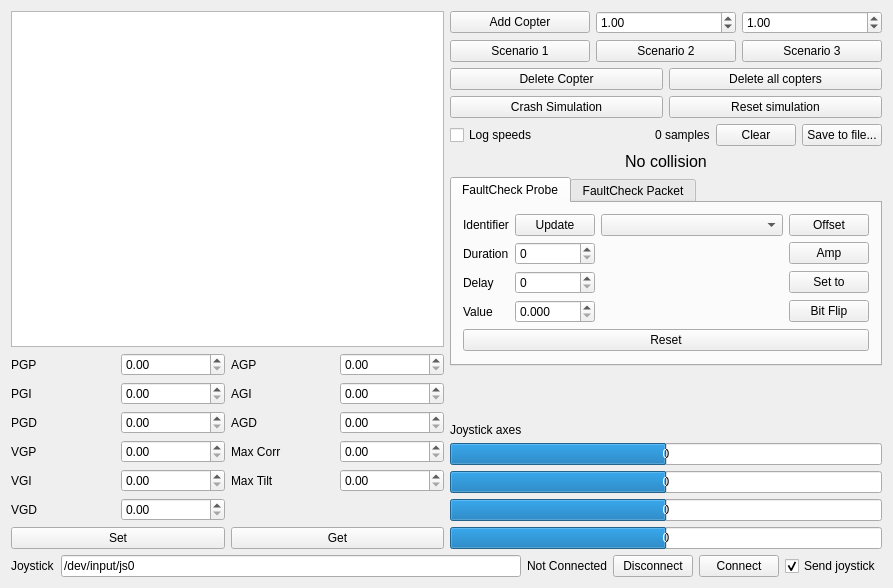
<?xml version="1.0" encoding="UTF-8"?>
<ui version="4.0">
 <class>MainWindow</class>
 <widget class="QMainWindow" name="MainWindow">
  <property name="geometry">
   <rect>
    <x>0</x>
    <y>0</y>
    <width>893</width>
    <height>588</height>
   </rect>
  </property>
  <property name="windowTitle">
   <string>CopterSimGUI</string>
  </property>
  <widget class="QWidget" name="centralWidget">
   <layout class="QVBoxLayout" name="verticalLayout_3">
    <item>
     <layout class="QHBoxLayout" name="horizontalLayout_8">
      <item>
       <layout class="QVBoxLayout" name="verticalLayout_2">
        <item>
         <widget class="QTableView" name="copterTableView">
          <property name="enabled">
           <bool>true</bool>
          </property>
          <property name="sizePolicy">
           <sizepolicy hsizetype="Expanding" vsizetype="Expanding">
            <horstretch>0</horstretch>
            <verstretch>0</verstretch>
           </sizepolicy>
          </property>
          <property name="editTriggers">
           <set>QAbstractItemView::NoEditTriggers</set>
          </property>
          <property name="selectionMode">
           <enum>QAbstractItemView::SingleSelection</enum>
          </property>
         </widget>
        </item>
        <item>
         <layout class="QGridLayout" name="gridLayout_2">
          <item row="0" column="0">
           <widget class="QLabel" name="label_7">
            <property name="text">
             <string>PGP</string>
            </property>
           </widget>
          </item>
          <item row="0" column="1">
           <widget class="QDoubleSpinBox" name="paramPgpBox">
            <property name="maximum">
             <double>1000.000000000000000</double>
            </property>
            <property name="singleStep">
             <double>0.100000000000000</double>
            </property>
           </widget>
          </item>
          <item row="0" column="2">
           <widget class="QLabel" name="label_13">
            <property name="text">
             <string>AGP</string>
            </property>
           </widget>
          </item>
          <item row="0" column="3">
           <widget class="QDoubleSpinBox" name="paramAgpBox">
            <property name="maximum">
             <double>1000.000000000000000</double>
            </property>
            <property name="singleStep">
             <double>0.100000000000000</double>
            </property>
           </widget>
          </item>
          <item row="1" column="0">
           <widget class="QLabel" name="label_8">
            <property name="text">
             <string>PGI</string>
            </property>
           </widget>
          </item>
          <item row="1" column="1">
           <widget class="QDoubleSpinBox" name="paramPgiBox">
            <property name="maximum">
             <double>1000.000000000000000</double>
            </property>
            <property name="singleStep">
             <double>0.100000000000000</double>
            </property>
           </widget>
          </item>
          <item row="1" column="2">
           <widget class="QLabel" name="label_14">
            <property name="text">
             <string>AGI</string>
            </property>
           </widget>
          </item>
          <item row="1" column="3">
           <widget class="QDoubleSpinBox" name="paramAgiBox">
            <property name="maximum">
             <double>1000.000000000000000</double>
            </property>
            <property name="singleStep">
             <double>0.100000000000000</double>
            </property>
           </widget>
          </item>
          <item row="2" column="0">
           <widget class="QLabel" name="label_9">
            <property name="text">
             <string>PGD</string>
            </property>
           </widget>
          </item>
          <item row="2" column="1">
           <widget class="QDoubleSpinBox" name="paramPgdBox">
            <property name="maximum">
             <double>1000.000000000000000</double>
            </property>
            <property name="singleStep">
             <double>0.100000000000000</double>
            </property>
           </widget>
          </item>
          <item row="2" column="2">
           <widget class="QLabel" name="label_15">
            <property name="text">
             <string>AGD</string>
            </property>
           </widget>
          </item>
          <item row="2" column="3">
           <widget class="QDoubleSpinBox" name="paramAgdBox">
            <property name="maximum">
             <double>1000.000000000000000</double>
            </property>
            <property name="singleStep">
             <double>0.100000000000000</double>
            </property>
           </widget>
          </item>
          <item row="3" column="0">
           <widget class="QLabel" name="label_10">
            <property name="text">
             <string>VGP</string>
            </property>
           </widget>
          </item>
          <item row="3" column="1">
           <widget class="QDoubleSpinBox" name="paramVgpBox">
            <property name="maximum">
             <double>1000.000000000000000</double>
            </property>
            <property name="singleStep">
             <double>0.100000000000000</double>
            </property>
           </widget>
          </item>
          <item row="3" column="2">
           <widget class="QLabel" name="label_16">
            <property name="text">
             <string>Max Corr</string>
            </property>
           </widget>
          </item>
          <item row="3" column="3">
           <widget class="QDoubleSpinBox" name="paramMaxCorrBox">
            <property name="maximum">
             <double>1000.000000000000000</double>
            </property>
            <property name="singleStep">
             <double>0.100000000000000</double>
            </property>
           </widget>
          </item>
          <item row="4" column="0">
           <widget class="QLabel" name="label_11">
            <property name="text">
             <string>VGI</string>
            </property>
           </widget>
          </item>
          <item row="4" column="1">
           <widget class="QDoubleSpinBox" name="paramVgiBox">
            <property name="maximum">
             <double>1000.000000000000000</double>
            </property>
            <property name="singleStep">
             <double>0.100000000000000</double>
            </property>
           </widget>
          </item>
          <item row="4" column="2">
           <widget class="QLabel" name="label_17">
            <property name="text">
             <string>Max Tilt</string>
            </property>
           </widget>
          </item>
          <item row="4" column="3">
           <widget class="QDoubleSpinBox" name="paramMaxTiltBox">
            <property name="maximum">
             <double>1000.000000000000000</double>
            </property>
            <property name="singleStep">
             <double>0.100000000000000</double>
            </property>
           </widget>
          </item>
          <item row="5" column="0">
           <widget class="QLabel" name="label_12">
            <property name="text">
             <string>VGD</string>
            </property>
           </widget>
          </item>
          <item row="5" column="1">
           <widget class="QDoubleSpinBox" name="paramVgdBox">
            <property name="maximum">
             <double>1000.000000000000000</double>
            </property>
            <property name="singleStep">
             <double>0.100000000000000</double>
            </property>
           </widget>
          </item>
         </layout>
        </item>
        <item>
         <layout class="QHBoxLayout" name="horizontalLayout_7">
          <item>
           <widget class="QPushButton" name="paramSetButton">
            <property name="text">
             <string>Set</string>
            </property>
           </widget>
          </item>
          <item>
           <widget class="QPushButton" name="paramGetButton">
            <property name="text">
             <string>Get</string>
            </property>
           </widget>
          </item>
         </layout>
        </item>
       </layout>
      </item>
      <item>
       <layout class="QVBoxLayout" name="verticalLayout">
        <item>
         <layout class="QHBoxLayout" name="horizontalLayout">
          <item>
           <widget class="QPushButton" name="addCopterButton">
            <property name="text">
             <string>Add Copter</string>
            </property>
           </widget>
          </item>
          <item>
           <widget class="QDoubleSpinBox" name="addXBox">
            <property name="minimum">
             <double>-99.000000000000000</double>
            </property>
            <property name="value">
             <double>1.000000000000000</double>
            </property>
           </widget>
          </item>
          <item>
           <widget class="QDoubleSpinBox" name="addYBox">
            <property name="minimum">
             <double>-99.000000000000000</double>
            </property>
            <property name="value">
             <double>1.000000000000000</double>
            </property>
           </widget>
          </item>
         </layout>
        </item>
        <item>
         <layout class="QHBoxLayout" name="horizontalLayout_5">
          <item>
           <widget class="QPushButton" name="scenario1Button">
            <property name="text">
             <string>Scenario 1</string>
            </property>
           </widget>
          </item>
          <item>
           <widget class="QPushButton" name="scenario2Button">
            <property name="text">
             <string>Scenario 2</string>
            </property>
           </widget>
          </item>
          <item>
           <widget class="QPushButton" name="scenario3Button">
            <property name="text">
             <string>Scenario 3</string>
            </property>
           </widget>
          </item>
         </layout>
        </item>
        <item>
         <layout class="QHBoxLayout" name="horizontalLayout_6">
          <item>
           <widget class="QPushButton" name="deleteCopterButton">
            <property name="text">
             <string>Delete Copter</string>
            </property>
           </widget>
          </item>
          <item>
           <widget class="QPushButton" name="deletAllCoptersButton">
            <property name="text">
             <string>Delete all copters</string>
            </property>
           </widget>
          </item>
         </layout>
        </item>
        <item>
         <layout class="QHBoxLayout" name="horizontalLayout_4">
          <item>
           <widget class="QPushButton" name="crashButton">
            <property name="text">
             <string>Crash Simulation</string>
            </property>
           </widget>
          </item>
          <item>
           <widget class="QPushButton" name="resetSimulationButton">
            <property name="text">
             <string>Reset simulation</string>
            </property>
           </widget>
          </item>
         </layout>
        </item>
        <item>
         <layout class="QHBoxLayout" name="horizontalLayout_3">
          <item>
           <widget class="QCheckBox" name="saveSpeedBox">
            <property name="text">
             <string>Log speeds</string>
            </property>
           </widget>
          </item>
          <item>
           <spacer name="horizontalSpacer">
            <property name="orientation">
             <enum>Qt::Horizontal</enum>
            </property>
            <property name="sizeHint" stdset="0">
             <size>
              <width>40</width>
              <height>20</height>
             </size>
            </property>
           </spacer>
          </item>
          <item>
           <widget class="QLabel" name="speedSampleLabel">
            <property name="text">
             <string>0 samples</string>
            </property>
           </widget>
          </item>
          <item>
           <widget class="QPushButton" name="clearSpeedButton">
            <property name="text">
             <string>Clear</string>
            </property>
           </widget>
          </item>
          <item>
           <widget class="QPushButton" name="saveSpeedFileButton">
            <property name="text">
             <string>Save to file...</string>
            </property>
           </widget>
          </item>
         </layout>
        </item>
        <item>
         <widget class="QLabel" name="collisionLabel">
          <property name="font">
           <font>
            <pointsize>12</pointsize>
           </font>
          </property>
          <property name="text">
           <string>No collision</string>
          </property>
          <property name="alignment">
           <set>Qt::AlignCenter</set>
          </property>
         </widget>
        </item>
        <item>
         <widget class="QTabWidget" name="tabWidget">
          <property name="currentIndex">
           <number>0</number>
          </property>
          <widget class="QWidget" name="tab">
           <attribute name="title">
            <string>FaultCheck Probe</string>
           </attribute>
           <layout class="QGridLayout" name="gridLayout">
            <item row="0" column="0">
             <widget class="QLabel" name="label_4">
              <property name="text">
               <string>Identifier</string>
              </property>
             </widget>
            </item>
            <item row="0" column="3">
             <widget class="QPushButton" name="fcOffsetButton">
              <property name="text">
               <string>Offset</string>
              </property>
             </widget>
            </item>
            <item row="1" column="0">
             <widget class="QLabel" name="label_3">
              <property name="text">
               <string>Duration</string>
              </property>
             </widget>
            </item>
            <item row="1" column="1">
             <widget class="QSpinBox" name="fcDurationBox">
              <property name="maximum">
               <number>10000</number>
              </property>
             </widget>
            </item>
            <item row="1" column="3">
             <widget class="QPushButton" name="fcAmpButton">
              <property name="text">
               <string>Amp</string>
              </property>
             </widget>
            </item>
            <item row="2" column="0">
             <widget class="QLabel" name="label_5">
              <property name="text">
               <string>Delay</string>
              </property>
             </widget>
            </item>
            <item row="2" column="1">
             <widget class="QSpinBox" name="fcDelayBox">
              <property name="maximum">
               <number>10000</number>
              </property>
             </widget>
            </item>
            <item row="2" column="3">
             <widget class="QPushButton" name="fcSetToButton">
              <property name="text">
               <string>Set to</string>
              </property>
             </widget>
            </item>
            <item row="3" column="0">
             <widget class="QLabel" name="label_6">
              <property name="text">
               <string>Value</string>
              </property>
             </widget>
            </item>
            <item row="3" column="1">
             <widget class="QDoubleSpinBox" name="fcValueBox">
              <property name="decimals">
               <number>3</number>
              </property>
              <property name="maximum">
               <double>500.000000000000000</double>
              </property>
              <property name="singleStep">
               <double>0.010000000000000</double>
              </property>
             </widget>
            </item>
            <item row="3" column="3">
             <widget class="QPushButton" name="fcBitFlipButton">
              <property name="text">
               <string>Bit Flip</string>
              </property>
             </widget>
            </item>
            <item row="1" column="2">
             <spacer name="horizontalSpacer_2">
              <property name="orientation">
               <enum>Qt::Horizontal</enum>
              </property>
              <property name="sizeHint" stdset="0">
               <size>
                <width>40</width>
                <height>20</height>
               </size>
              </property>
             </spacer>
            </item>
            <item row="4" column="0" colspan="4">
             <widget class="QPushButton" name="fcResetButton">
              <property name="text">
               <string>Reset</string>
              </property>
             </widget>
            </item>
            <item row="0" column="2">
             <widget class="QComboBox" name="fcIdBox"/>
            </item>
            <item row="0" column="1">
             <widget class="QPushButton" name="fcUpdateIdButton">
              <property name="text">
               <string>Update</string>
              </property>
             </widget>
            </item>
           </layout>
          </widget>
          <widget class="QWidget" name="tab_2">
           <attribute name="title">
            <string>FaultCheck Packet</string>
           </attribute>
          </widget>
         </widget>
        </item>
        <item>
         <spacer name="verticalSpacer">
          <property name="orientation">
           <enum>Qt::Vertical</enum>
          </property>
          <property name="sizeHint" stdset="0">
           <size>
            <width>20</width>
            <height>40</height>
           </size>
          </property>
         </spacer>
        </item>
        <item>
         <widget class="QLabel" name="label_2">
          <property name="text">
           <string>Joystick axes</string>
          </property>
         </widget>
        </item>
        <item>
         <widget class="QProgressBar" name="joystickA1Bar">
          <property name="minimum">
           <number>-32768</number>
          </property>
          <property name="maximum">
           <number>32767</number>
          </property>
          <property name="value">
           <number>0</number>
          </property>
          <property name="format">
           <string>%v</string>
          </property>
         </widget>
        </item>
        <item>
         <widget class="QProgressBar" name="joystickA2Bar">
          <property name="minimum">
           <number>-32768</number>
          </property>
          <property name="maximum">
           <number>32767</number>
          </property>
          <property name="value">
           <number>0</number>
          </property>
          <property name="format">
           <string>%v</string>
          </property>
         </widget>
        </item>
        <item>
         <widget class="QProgressBar" name="joystickA3Bar">
          <property name="minimum">
           <number>-32768</number>
          </property>
          <property name="maximum">
           <number>32767</number>
          </property>
          <property name="value">
           <number>0</number>
          </property>
          <property name="format">
           <string>%v</string>
          </property>
         </widget>
        </item>
        <item>
         <widget class="QProgressBar" name="joystickA4Bar">
          <property name="minimum">
           <number>-32768</number>
          </property>
          <property name="maximum">
           <number>32767</number>
          </property>
          <property name="value">
           <number>0</number>
          </property>
          <property name="format">
           <string>%v</string>
          </property>
         </widget>
        </item>
       </layout>
      </item>
     </layout>
    </item>
    <item>
     <layout class="QHBoxLayout" name="horizontalLayout_2">
      <item>
       <widget class="QLabel" name="label">
        <property name="text">
         <string>Joystick</string>
        </property>
       </widget>
      </item>
      <item>
       <widget class="QLineEdit" name="joystickPortEdit">
        <property name="text">
         <string>/dev/input/js0</string>
        </property>
       </widget>
      </item>
      <item>
       <widget class="QLabel" name="joystickConnectedLabel">
        <property name="text">
         <string>Not Connected</string>
        </property>
       </widget>
      </item>
      <item>
       <widget class="QPushButton" name="disconnectJoystickButton">
        <property name="text">
         <string>Disconnect</string>
        </property>
       </widget>
      </item>
      <item>
       <widget class="QPushButton" name="connectJoystickButton">
        <property name="text">
         <string>Connect</string>
        </property>
       </widget>
      </item>
      <item>
       <widget class="QCheckBox" name="joystickSendBox">
        <property name="text">
         <string>Send joystick</string>
        </property>
        <property name="checked">
         <bool>true</bool>
        </property>
       </widget>
      </item>
     </layout>
    </item>
   </layout>
  </widget>
  <widget class="QMenuBar" name="menuBar">
   <property name="geometry">
    <rect>
     <x>0</x>
     <y>0</y>
     <width>893</width>
     <height>20</height>
    </rect>
   </property>
  </widget>
 </widget>
 <layoutdefault spacing="6" margin="11"/>
 <resources/>
 <connections/>
</ui>
